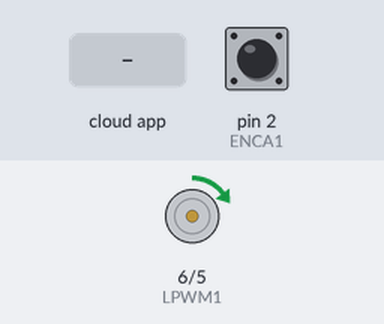
Recording of a sketch running on a simulated Arduino Uno, built with avr-gcc and run on an emulated ATmega328P. Parts: motor-driver pin pairs drawn as motors (green arrow = first pin HIGH = forward, orange = second pin HIGH = backward, longer = more drive). The inputs (shaded band) are chosen by the test bench; at power-on: pin 2 (ENCA1) HIGH. The ROS host is connected and sends only what is stated.

Above: at 1.2 s.
1.3 s: the phone or cloud app sets V3 to -100
At 2.7 s:
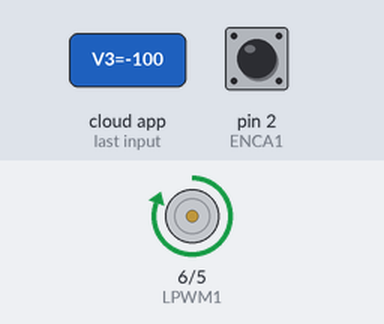
Timing chart, 0 to 4.3 s (numbered marks = the images above; inputs shaded):
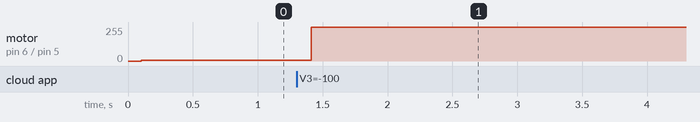

Measured:
- after the input at 1.3 s, motor on pin 6 (LPWM1) / pin 5 (RPWM1): forward 5/255 → forward 255/255 after 0.11 s

The sketch:

Motor3_PID_ROS.ino
```cpp
#define RPWM1 5
#define LPWM1 6
#define ENCA1 2
#define ENCB1 3

//ROS
#include <ros.h>
#include <std_msgs/Float64.h>
#include <std_msgs/Int64.h>
#include <std_msgs/Int16.h>

// Error
float error;

//PID
float kp =  0.4137 ;
float ki = kp * 0.9 ;
float kd = kp * 0.00001 ;
float dt = 1;
float prevError;
float integral;
float derivative;
float PID;

// RPM
unsigned long currentMillis, previousMillis;

//PWM
float pwm1;

//ENCODER
long pulse = 0;
volatile long previousEncoder = 0;
volatile long currentEncoder;

// MOTOR
const int ppr = 7; //define number of pulses in one round of encoder
const float GR = 1 / 19.2; //gear ratio
const float R = 0.538048496; //load (omniwheel) ratio
//RPM
float RPM;           //rotating speed in rad/s
float old_RPM = 0;
float new_RPM = 0;
//rad/s
float RPS;
float old_RPS = 0 ;
float new_RPS = 0;
//m/s
float Vel;
float old_Vel = 0;
float new_Vel = 0;
const int interval = 100; //choose interval is 0.1 second (100 milliseconds)

float set_point = 0;
int pulse_pub = 0;

//ROS

ros::NodeHandle nh;
std_msgs::Int64 encoder;

void set_point_callback(const std_msgs::Float64& set_point_3) {
  set_point = set_point_3.data;
}

void pulse_callback(const std_msgs::Int64& pulse_3) {
  pulse_pub = pulse_3.data;
}

ros::Subscriber<std_msgs::Float64> sub("/V3", &set_point_callback);
ros::Publisher encoderValue("/encoderValue_3", &encoder);

void setup() {
  nh.getHardware()->setBaud(57600);
  nh.initNode();
  nh.subscribe(sub);
  nh.advertise(encoderValue);

  pinMode (ENCA1, INPUT);
  pinMode (ENCB1, INPUT);

  pinMode(RPWM1, OUTPUT);
  pinMode(LPWM1, OUTPUT);

  digitalWrite(ENCA1, HIGH);
  digitalWrite(ENCB1, HIGH);

  attachInterrupt(digitalPinToInterrupt(ENCA1), readEncoder, CHANGE);
  //  Serial.begin(9600);/
}

void loop() {
  readSpeed();
  nh.loginfo("Encoder_Value_3");

  encoder.data = pulse;
  encoderValue.publish(&encoder);

  nh.spinOnce();
  delay(100);
}

void readEncoder() {
  if (digitalRead(ENCA1) == digitalRead(ENCB1)) {
    pulse--;
  } else {
    pulse++;
  }
}

void readSpeed() {
  currentEncoder = pulse;
  currentMillis = millis();
  if (currentMillis - previousMillis > interval)
  {
    previousMillis = currentMillis;
    RPM = (float)((((currentEncoder - previousEncoder) * 600) / ppr) * GR) ;
    RPS = (float)((RPM * 2 * 3.14) / 600); // konversi Rotasi per menit ke Radian per sekon dikali keliling roda dan dibagi waktu
    Vel = (float)(RPS * 0.05); // kecepatan linear adalah kecepatan sudut dikali dengan jari jari roda

    previousEncoder = currentEncoder;
    new_RPM = RPM;
    new_RPS = RPS;
    new_Vel = Vel;

    error = abs(set_point) - abs(new_Vel);
    integral += error * dt;
    derivative = ((error - prevError)  / dt );

    PID = (kp * error) + (ki * integral) + (kd * derivative);
    prevError = error;

    pwm1 =  ((499.44 * PID) + 5.221);
    pwm1 = min(max(pwm1, 0), 255);

//    PID = min(max(PID, 0), 255);
//    pwm1 =  ((499.44 * PID) + 5.221);

    old_RPM = new_RPM;
    old_RPS = new_RPS;
    old_Vel = new_Vel;

    if (pwm1 >= 0) {
      analogWrite(LPWM1, pwm1);
    }
    else if (pwm1 <= 0) {
      analogWrite(RPWM1, pwm1);
    }
  }
}
```
